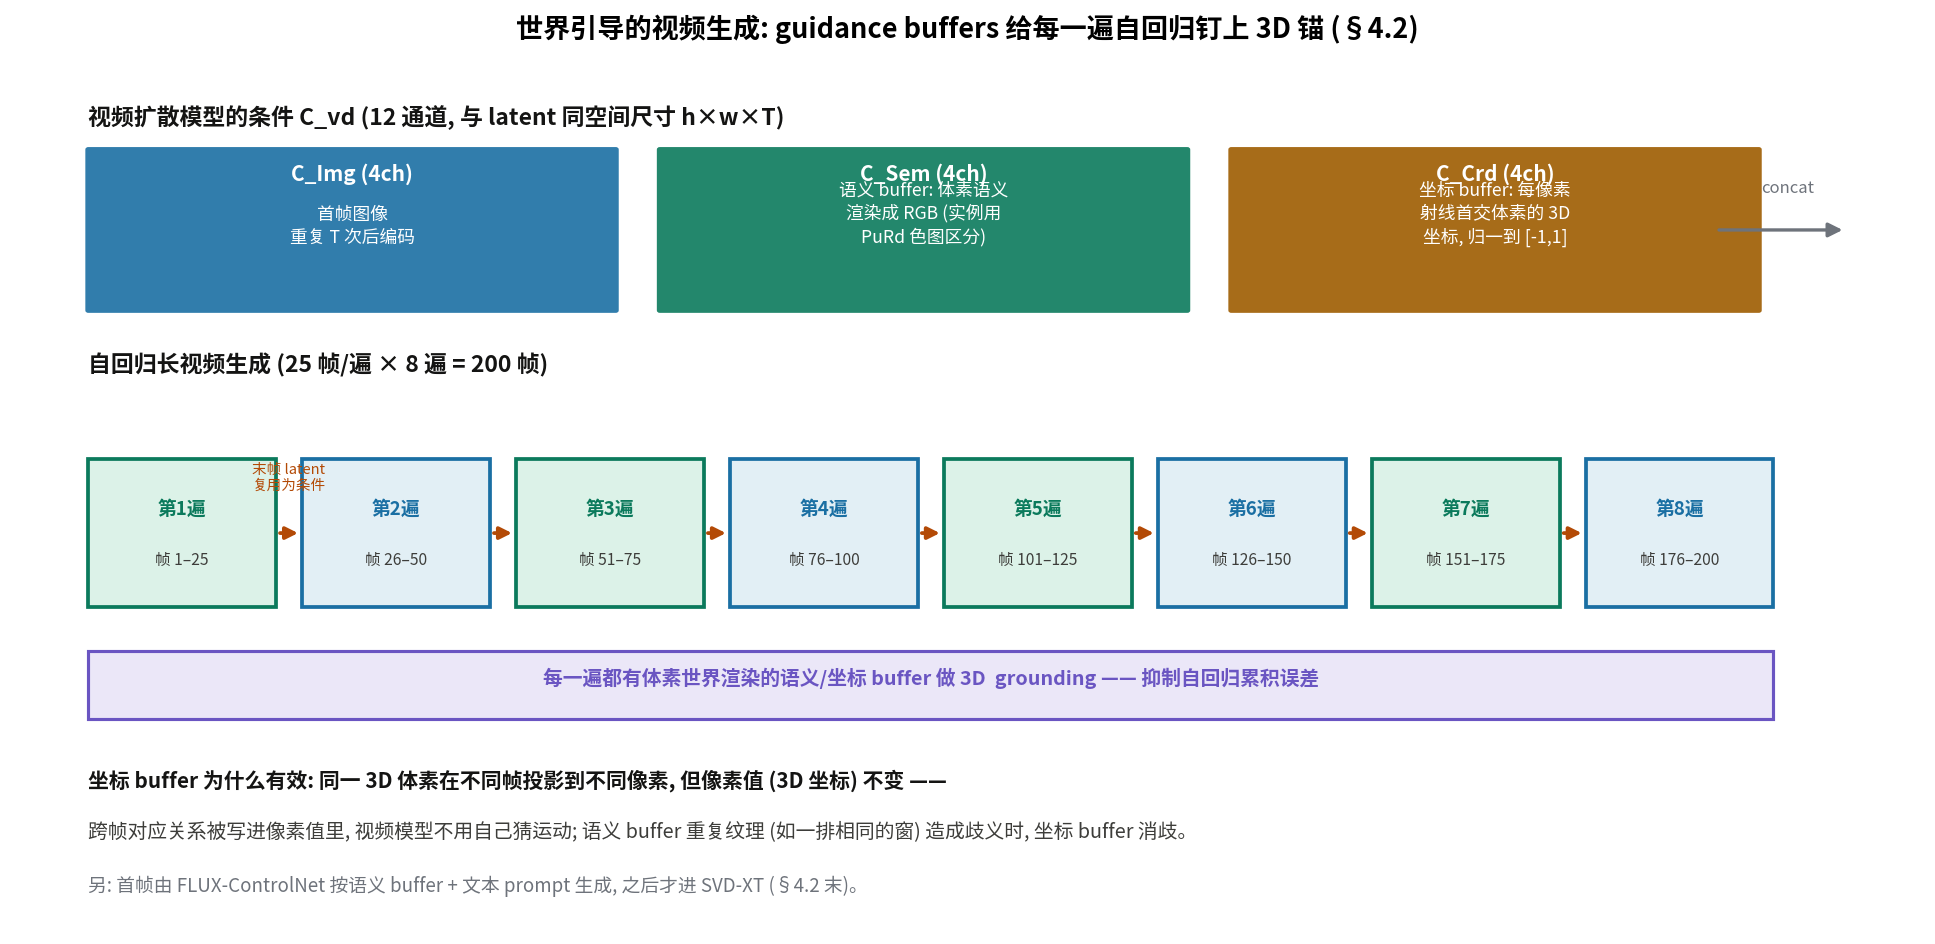

Recreate this plot in Python.
# -*- coding: utf-8 -*-
"""InfiniCube Fig 2: guidance buffers 如何把 25 帧的 SVD-XT 拉长到 200 帧.
Cvd = {C_Img(4ch 首帧), C_Sem(4ch 语义), C_Crd(4ch 坐标)} 共 12 通道;
自回归: 上一遍最后一帧 latent 复用为条件; 每一遍都有体素渲染的 buffer 做 3D 锚定.
"""
import matplotlib
matplotlib.use("Agg")
import numpy as np
import matplotlib.pyplot as plt
from matplotlib.patches import FancyBboxPatch, FancyArrowPatch, Rectangle

plt.rcParams["font.family"] = "Noto Sans CJK JP"
plt.rcParams["axes.unicode_minus"] = False

BLUE, GREEN, ORANGE, PURPLE = "#1a6fa3", "#0b7a5c", "#9e5c00", "#6a55c2"
GRAY = "#6e737b"

fig, ax = plt.subplots(figsize=(13, 6.4))
fig.patch.set_facecolor("white")
ax.set_xlim(0, 13)
ax.set_ylim(0, 7)
ax.axis("off")
ax.set_title("世界引导的视频生成: guidance buffers 给每一遍自回归钉上 3D 锚 (§4.2)", fontsize=13,
             weight="bold", pad=12)

# ---- 顶部: 条件结构 ----
ax.text(0.5, 6.5, "视频扩散模型的条件 C_vd (12 通道, 与 latent 同空间尺寸 h×w×T)", fontsize=11,
        weight="bold", color="#141413")
conds = [
    ("C_Img (4ch)", "首帧图像\n重复 T 次后编码", BLUE),
    ("C_Sem (4ch)", "语义 buffer: 体素语义\n渲染成 RGB (实例用\nPuRd 色图区分)", GREEN),
    ("C_Crd (4ch)", "坐标 buffer: 每像素\n射线首交体素的 3D\n坐标, 归一到 [-1,1]", ORANGE),
]
x = 0.5
for title, body, c in conds:
    b = FancyBboxPatch((x, 5.0), 3.6, 1.3, boxstyle="round,pad=0.02", fc=c, ec="none", alpha=0.9)
    ax.add_patch(b)
    ax.text(x + 1.8, 6.05, title, ha="center", fontsize=10, weight="bold", color="white")
    ax.text(x + 1.8, 5.55, body, ha="center", fontsize=8.5, color="white", linespacing=1.35)
    x += 3.9
ax.add_patch(FancyArrowPatch((11.6, 5.65), (12.5, 5.65), arrowstyle="-|>", mutation_scale=14,
                             color=GRAY, lw=1.6))
ax.text(12.1, 5.95, "concat", ha="center", fontsize=8, color=GRAY)

# ---- 中部: 自回归时间轴 ----
ax.text(0.5, 4.5, "自回归长视频生成 (25 帧/遍 × 8 遍 = 200 帧)", fontsize=11, weight="bold",
        color="#141413")
n_pass, frames = 8, 25
x0, bw, gap = 0.5, 1.28, 0.18
for i in range(n_pass):
    xx = x0 + i * (bw + gap)
    fc = "#dcf2e8" if i % 2 == 0 else "#e2eff5"
    ec = GREEN if i % 2 == 0 else BLUE
    ax.add_patch(Rectangle((xx, 2.6), bw, 1.2, fc=fc, ec=ec, lw=1.8))
    ax.text(xx + bw / 2, 3.35, f"第{i+1}遍", ha="center", fontsize=9, weight="bold", color=ec)
    ax.text(xx + bw / 2, 2.95, f"帧 {i*frames+1}–{(i+1)*frames}", ha="center", fontsize=7.5, color="#3d3d3a")
    if i < n_pass - 1:
        ax.add_patch(FancyArrowPatch((xx + bw, 3.2), (xx + bw + gap, 3.2), arrowstyle="-|>",
                                     mutation_scale=12, color="#b34a06", lw=1.8))
        if i == 0:
            ax.text(xx + bw + gap / 2, 3.55, "末帧 latent\n复用为条件", ha="center", fontsize=7,
                    color="#b34a06")

# 3D 锚定条
ax.add_patch(Rectangle((x0, 1.7), n_pass * (bw + gap) - gap, 0.55, fc="#ebe7f8", ec=PURPLE, lw=1.5))
ax.text(x0 + (n_pass * (bw + gap) - gap) / 2, 1.98,
        "每一遍都有体素世界渲染的语义/坐标 buffer 做 3D  grounding —— 抑制自回归累积误差",
        ha="center", fontsize=9.5, color=PURPLE, weight="bold")

# ---- 底部: 坐标 buffer 的关键性质 ----
ax.text(0.5, 1.15, "坐标 buffer 为什么有效: 同一 3D 体素在不同帧投影到不同像素, 但像素值 (3D 坐标) 不变 ——",
        fontsize=10, color="#141413", weight="bold")
ax.text(0.5, 0.75, "跨帧对应关系被写进像素值里, 视频模型不用自己猜运动; 语义 buffer 重复纹理 (如一排相同的窗) 造成歧义时, 坐标 buffer 消歧。",
        fontsize=9.5, color="#3d3d3a", style="italic")
ax.text(0.5, 0.3, "另: 首帧由 FLUX-ControlNet 按语义 buffer + 文本 prompt 生成, 之后才进 SVD-XT (§4.2 末)。",
        fontsize=9, color=GRAY, style="italic")

fig.tight_layout()
out = "/home/hatch/workspace/your_files/paper-xray-100/papers/049-WM-infinicube/fig-buffers.png"
fig.savefig(out, dpi=150, bbox_inches="tight")
print("saved", out)
